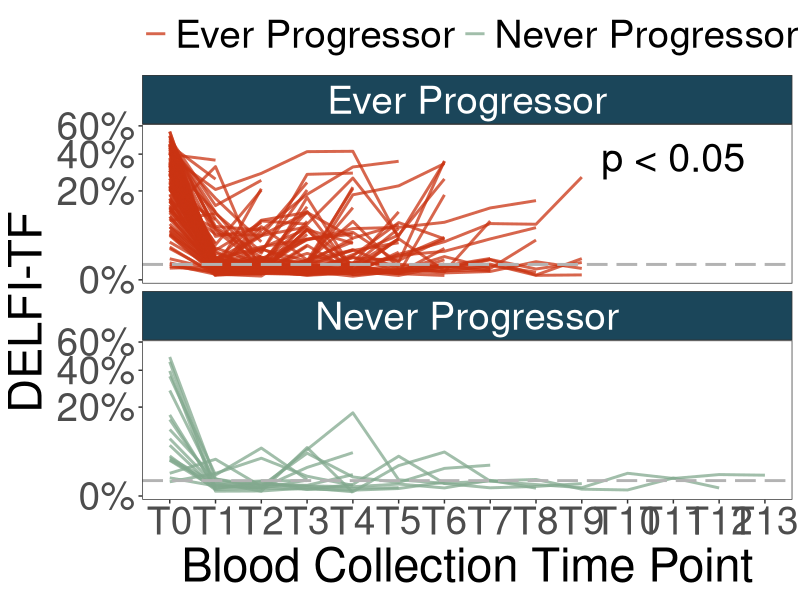
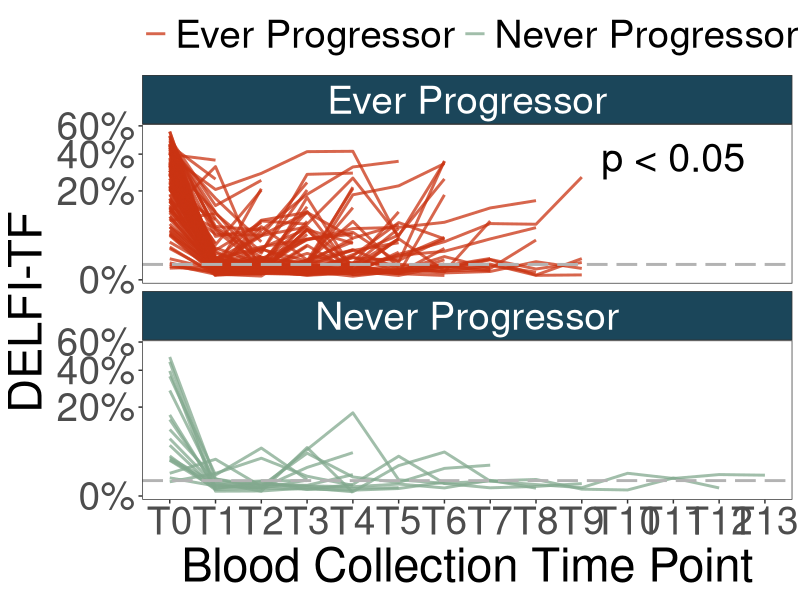

R code for these plots, in order:
################################################################################
#################### Setup #####################################################

# loc
setwd("~/git/CAIRO5_Public")

# libraries
library(readxl)
library(data.table)
library(ggplot2)
library(gtools)
library(scales)

# Data
BloodSampleCharacteristics <- as.data.table(read_xlsx("Data/CAIRO5_Supplemental.xlsx", sheet=2, skip=1))
ClinicalDemographics <- as.data.table(read_xlsx("Data/CAIRO5_Supplemental.xlsx", sheet=1, skip=1))

################################################################################
################# pair down data to required cols ##############################

# Blood Samples
keep <- c('Sequence ID', 'Subject ID', 'Sample Time Point', 'DELFI-TF')
BloodSampleCharacteristics <- BloodSampleCharacteristics[,..keep]

# clinical data
keep <- c('Subject ID', 'Study Arm', 'PFS Status (0=alive; 1=progression or death)')
ClinicalDemographics <- ClinicalDemographics[,..keep]

# merge data together
finalData <- merge(BloodSampleCharacteristics, ClinicalDemographics, by='Subject ID', all.x=T)

################################################################################
################### final formatting ###########################################

# name progression status for plot
finalData[,progressionStatus := ifelse(`PFS Status (0=alive; 1=progression or death)` == 1, 'Ever Progressor', 'Never Progressor')]

# factor timepoint
finalData[,`Sample Time Point` := factor(`Sample Time Point`, levels=mixedsort(unique(`Sample Time Point`)))]

# keep only samples with T0 and another timepoint
baselineSamples <- finalData[`Sample Time Point` == 'T0']$`Subject ID`
multiTimePointSamples <- finalData[,.N,by=.(`Subject ID`)][N > 1]$`Subject ID`

keep <- baselineSamples[baselineSamples %in% multiTimePointSamples]
finalData <- finalData[`Subject ID` %chin% keep]

################################################################################
################## run stats ###################################################

# switch statement to re-define p-values
relabel_p <- function(x){
  if(x < .0001) return('p < 0.0001')
  if(x < .001) return('p < 0.001')
  if(x < .01) return('p < 0.01')
  if(x < .05) return('p < 0.05')
  return(paste0('p = ', signif(x, 3)))
}

# stats
statTest <- wilcox.test(finalData[`Sample Time Point` != 'T0' & progressionStatus == 'Never Progressor', median(`DELFI-TF`, na.rm=T), by=.(`Subject ID`)]$V1,
                        finalData[`Sample Time Point` != 'T0' & progressionStatus != 'Never Progressor', median(`DELFI-TF`, na.rm=T), by=.(`Subject ID`)]$V1)

statDT <- data.table(x='T11',
                     y=.38,
                     label=paste0(relabel_p(statTest$p.value)),
                     progressionStatus="Ever Progressor")

################################################################################
################### Make Plot ##################################################

# make plot
FigS8A <- ggplot() +
  geom_line(data=finalData, mapping=aes(x=`Sample Time Point`, y=`DELFI-TF`, color=progressionStatus, group=`Subject ID`), alpha=.75, linewidth=1) +
  geom_text(data=statDT, aes(x=x, y=y, label=label), size=10) +
  facet_wrap(~progressionStatus, ncol=1) +
  scale_y_continuous(trans="sqrt", labels=scales::percent) +
  geom_hline(yintercept=.006, color="grey70", linetype=5, linewidth=1) +
  scale_color_manual("", values=c("#C93312", "#81A88D")) +
  xlab("Blood Collection Time Point") +
  facet_wrap(~progressionStatus, ncol=1) +
  theme_bw() +
  theme(panel.grid=element_blank()) +
  theme(axis.text.x=element_text(size=28, angle=0), axis.text.y=element_text(size=28)) +
  theme(axis.title=element_text(size=34)) +
  theme(legend.position = "top") +
  theme(legend.title=element_text(size=28), legend.text=element_text(size=28))+
  theme(strip.text=element_text(size=28, color='white')) +
  theme(strip.background = element_rect(fill="#1B465A"))

# save plots
png(filename="Figures/FigS8A.png", height=10, width=14, units="in", res=150)
FigS8A
dev.off()

cairo_pdf(file="Figures/FigS8A.pdf", height=10, width=18)
FigS8A
dev.off()
